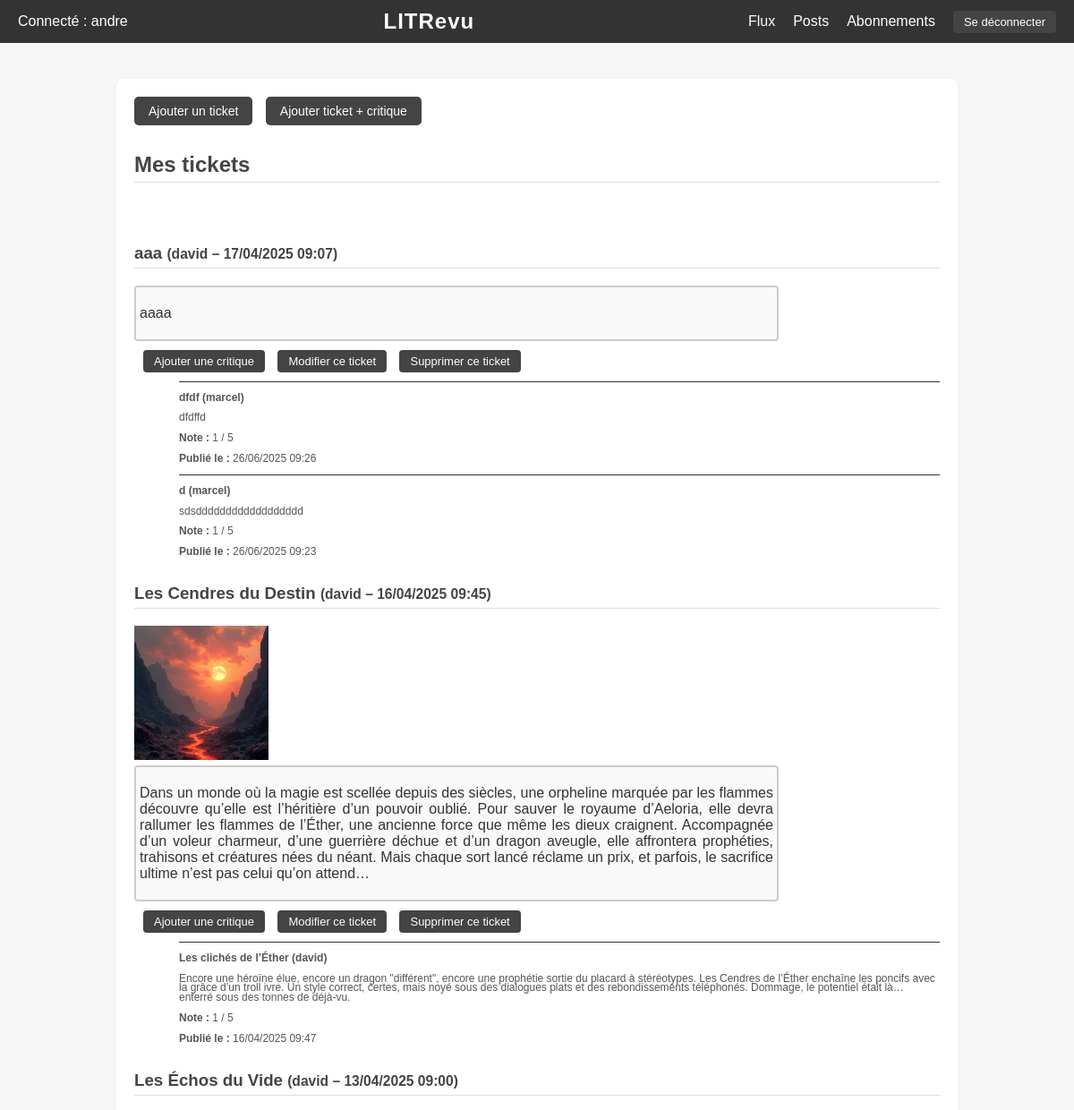
Before: /flux/ (signed in, upper part) with the older database file.
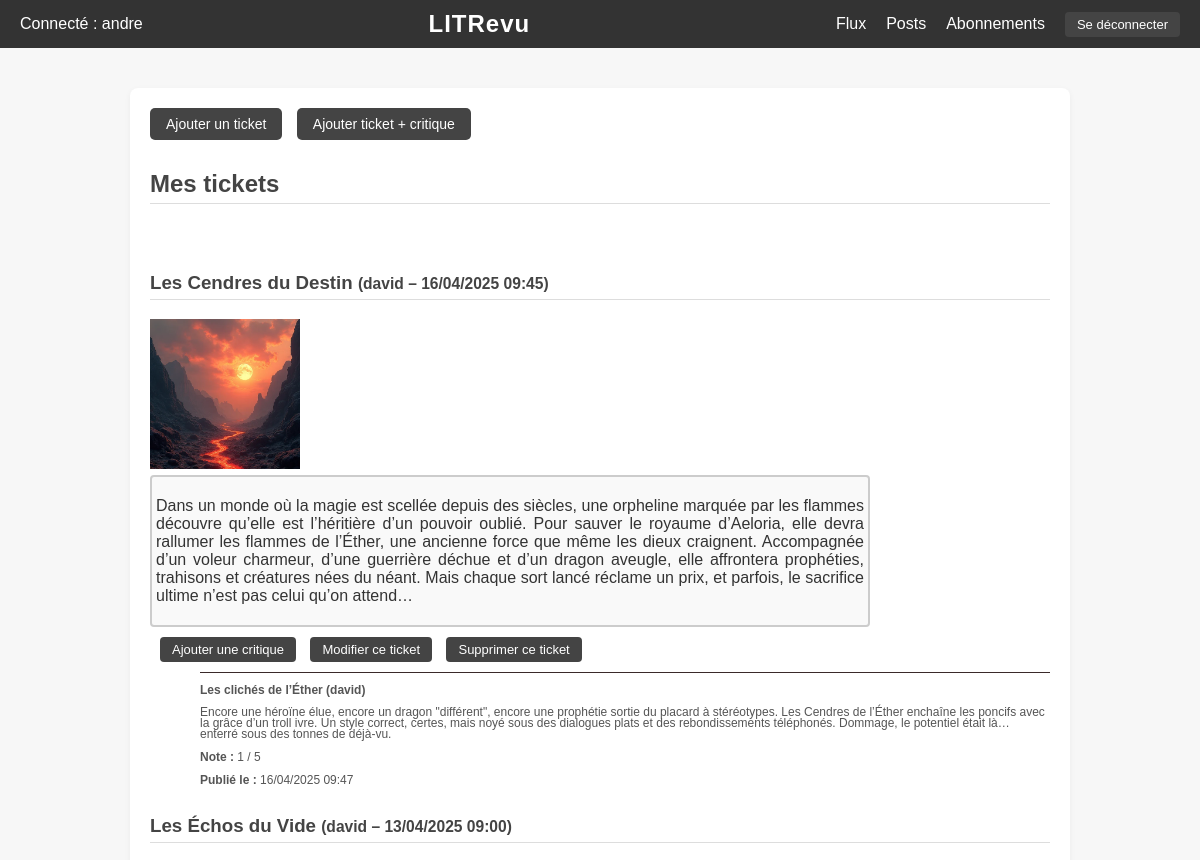
After: the same page with the newer database file.
### myapp/models.py (models this page shows, shortened)
class Ticket(models.Model):
    title = models.CharField(max_length=128)
    description = models.TextField(max_length=2048, blank=True)
    user = models.ForeignKey(User, on_delete=models.CASCADE)
    image = models.ImageField(upload_to='images/', null=True, blank=True)
    time_created = models.DateTimeField(auto_now_add=True)

class Review(models.Model):
    headline = models.CharField(max_length=128)
    ticket = models.ForeignKey(Ticket, on_delete=models.SET_NULL, null=True, blank=True)
    user = models.ForeignKey(User, on_delete=models.CASCADE)
    rating = models.PositiveSmallIntegerField(
        validators=[
            MinValueValidator(0),
            MaxValueValidator(5)
        ]
    )
    body = models.TextField(
        blank=True,
        validators=[MaxLengthValidator(8192)]
    )
    time_created = models.DateTimeField(auto_now_add=True)

### myapp/views.py (the view)
# urls.py: path('flux/', views.user_feed, name='user_feed'),
@login_required
def user_feed(request):
    followed_users_ids = list(
        UserFollows.objects.filter(user=request.user).values_list('followed_user', flat=True)
    )
    followed_users_ids.append(request.user.id)
    tickets = Ticket.objects.filter(user__in=followed_users_ids).order_by('-time_created')
    reviews = Review.objects.filter(ticket__in=tickets).order_by('-time_created')
    reviews_dict = {}
    for review in reviews:
        reviews_dict.setdefault(review.ticket_id, []).append(review)
    tickets_with_reviews = []
    for ticket in tickets:
        tickets_with_reviews.append({
            'ticket': ticket,
            'reviews': reviews_dict.get(ticket.id, [])
        })
    context = {
        'tickets_with_reviews': tickets_with_reviews,
    }
    return render(request, 'user_feed.html', context)

### myapp/templates/user_feed.html (shortened to what this page needs)
{% extends 'base.html' %}
{% block content %}
  <div style="margin-bottom: 20px;">
    <a href="{% url 'create_ticket' %}" class="btn-ticket" style="margin-right: 10px;">Ajouter un ticket</a>
    <a href="{% url 'create_ticket_and_review' %}" class="btn-ticket">Ajouter ticket + critique</a>
  </div>
  <h2>Mes tickets</h2>
  <br>
  <div class="ticket-list">
    {% for item in tickets_with_reviews %}
      {% with ticket=item.ticket reviews=item.reviews %}
        <div class="ticket">
          <h3>
            {{ ticket.title }}
            <small>({{ ticket.user.username }} – {{ ticket.time_created|date:"d/m/Y H:i" }})</small>
          </h3>
          {% if ticket.image %}
            <div class="ticket-image">
              <img src="{{ ticket.image.url }}" alt="Image du ticket"
                   style="max-width: 200px; max-height: 150px; object-fit: cover;">
            </div>
          {% endif %}
          <div class="ticket-description-box">
            <p class="ticket-description">{{ ticket.description }}</p>
          </div>
          <div class="ticket-buttons" style="margin: 10px 0;">
            <form action="{% url 'create_review' ticket.id %}" method="get" style="display: inline;">
              <button type="submit" class="button">Ajouter une critique</button>
            </form>
            <form action="{% url 'edit_ticket' ticket.id %}" method="get" style="display: inline;">
              <button type="submit" class="button">Modifier ce ticket</button>
            </form>
            <form action="{% url 'confirm_delete_ticket' ticket.id %}" method="get" style="display: inline;">
              <button type="submit" class="button">Supprimer ce ticket</button>
            </form>
          </div>
          <div class="reviews">
            {% if reviews %}
              {% for review in reviews %}
                <div class="review small-text">
                  <hr class="review-separator">
                  <p><strong>{{ review.headline }} ({{ review.user.username }})</strong></p>
                  <div class="review-description-box">
                    {{ review.body }}
                  </div>
                  <p><strong>Note :</strong> {{ review.rating }} / 5</p>
                  <p><strong>Publié le :</strong> {{ review.time_created|date:"d/m/Y H:i" }}</strong></p>
                </div>
              {% endfor %}
            {% else %}
              <p>Aucune review pour ce ticket.</p>
            {% endif %}
          </div>
        </div>
      {% endwith %}
    {% empty %}
      <p>Vous n'avez encore publié aucun ticket.</p>
    {% endfor %}
  </div>
{% endblock %}

Changed rows visible on the page:
removed Ticket: ticket "aaa", ticket.user.username "david", ticket.time_created "17/04/2025 09:07", ticket.description "aaaa"
no longer on this page (row edited): Review: headline "dfdf", user.username "marcel", body "dfdffd", rating "1", time_created "26/06/2025 09:26", shown under "aaa"
no longer on this page (row edited): Review: headline "d", user.username "marcel", body "sdsdddddddddddddddddd", rating "1", time_created "26/06/2025 09:23", shown under "aaa"
